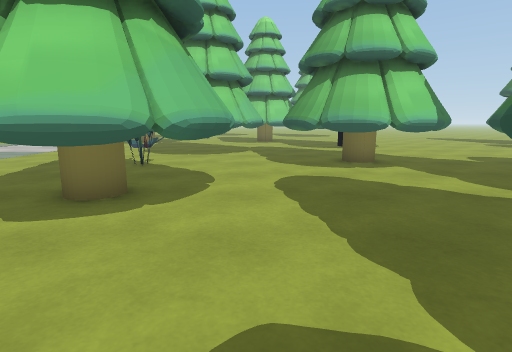
[1] (above)

24 first-person views from a walk through a scene from a Unity 3-D project. The camera is 1.2 m above the floor, tilts 10° down and sees 80° across. The floor is counted in squares, 1 m on a side. Each view is taken from the middle of a square. On the plan, view 1 faces up. The plan holds only what a view shows up to about 13 squares ahead; the rest is blank. The place goes on beyond the plan. The player is left out.

[2]
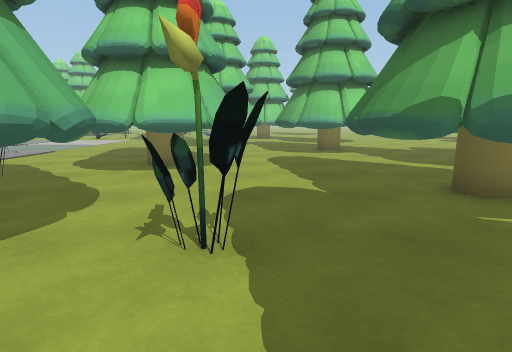

[3]
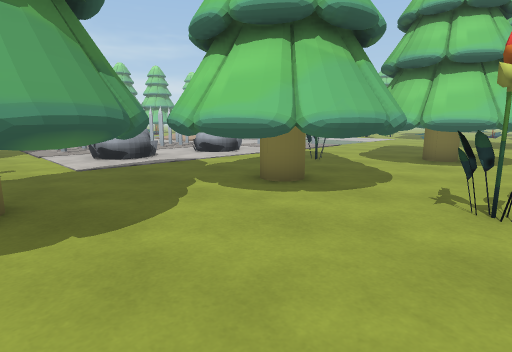

[4]
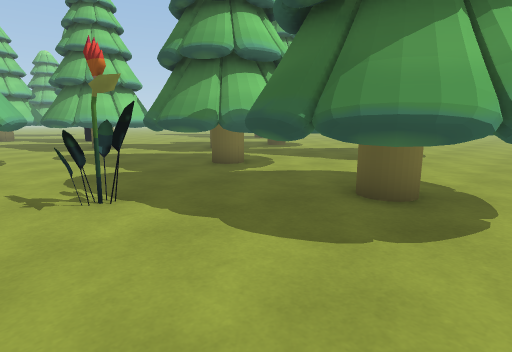

[5]
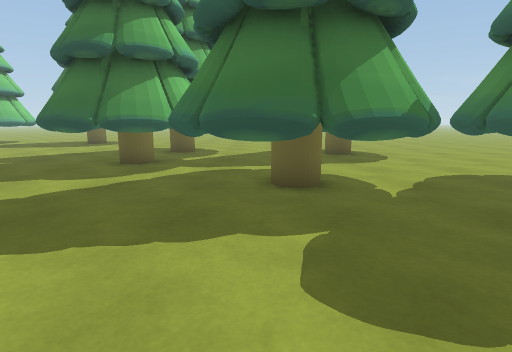

[6]
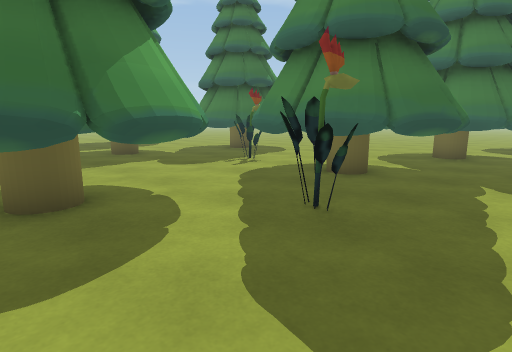

[7]
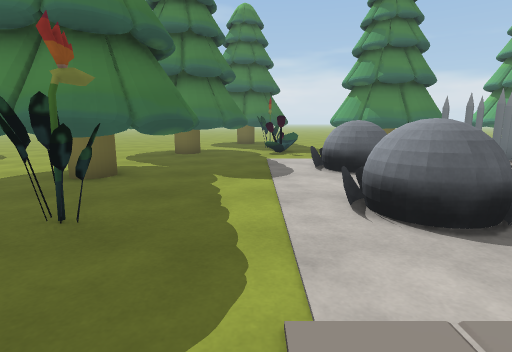

[8]
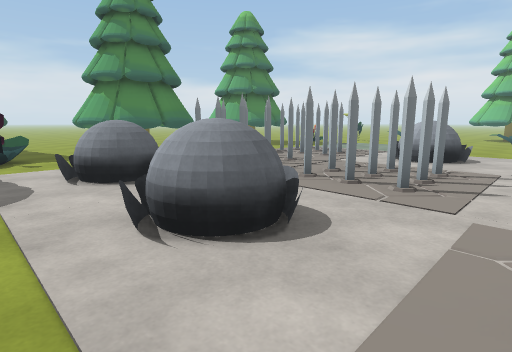

[9]
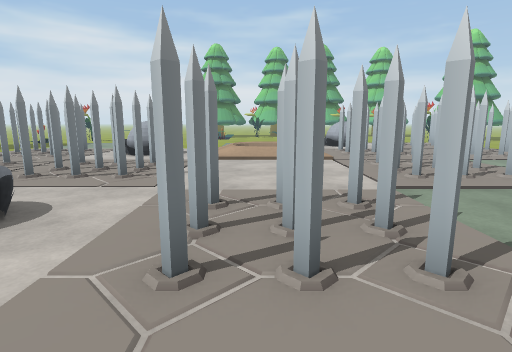

[10]
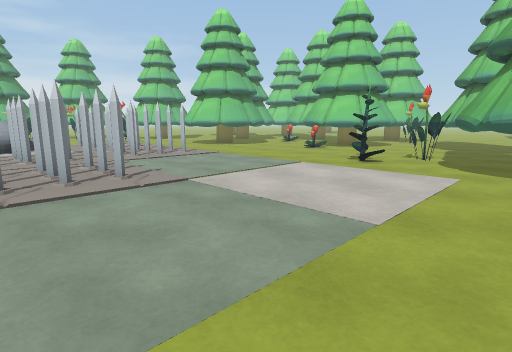

[11]
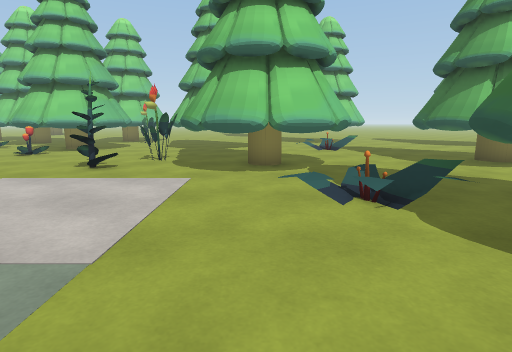

[12]
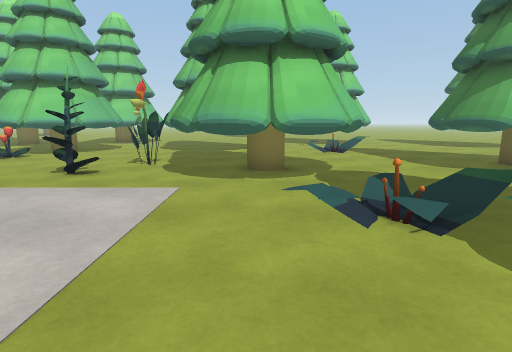

[13]
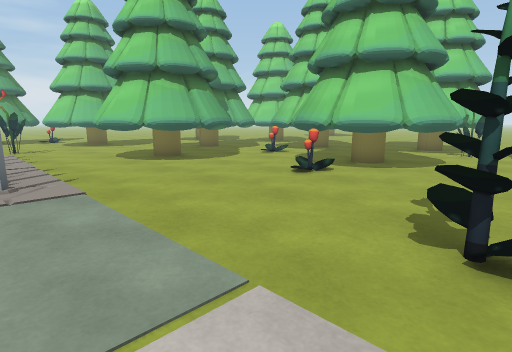

[14]
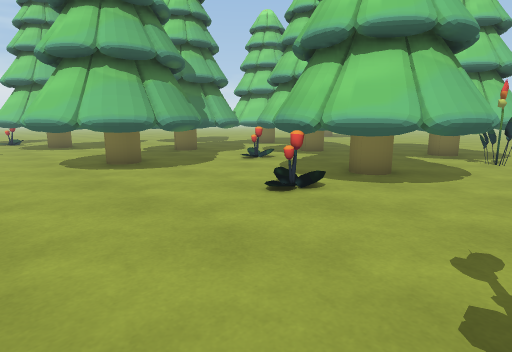

[15]
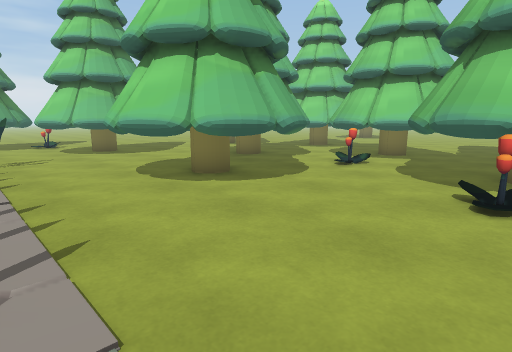

[16]
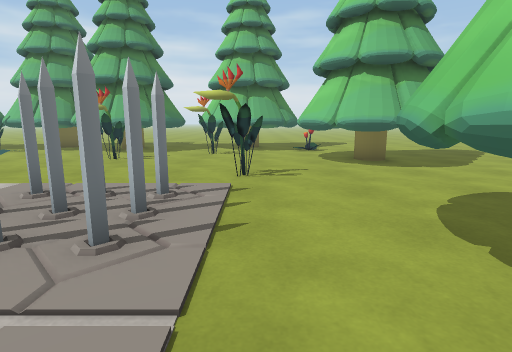

[17]
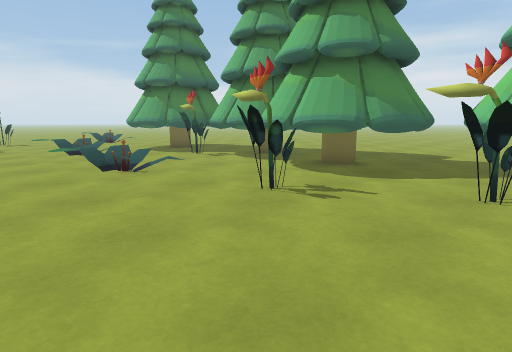

[18]
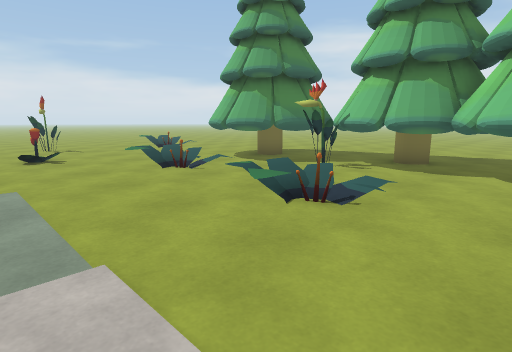

[19]
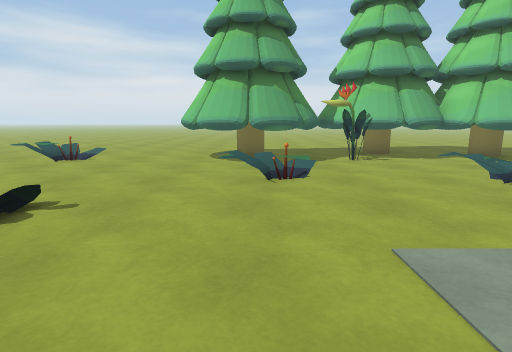

[20]
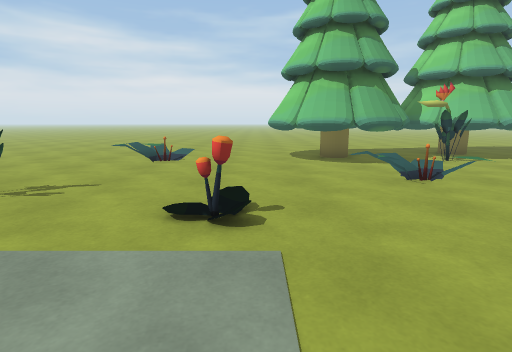

[21]
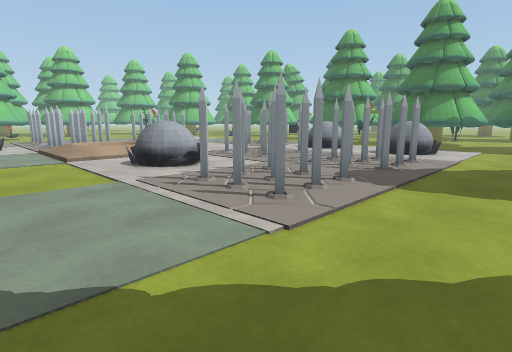

[22]
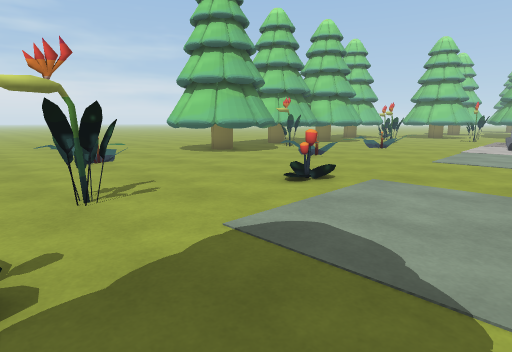

[23]
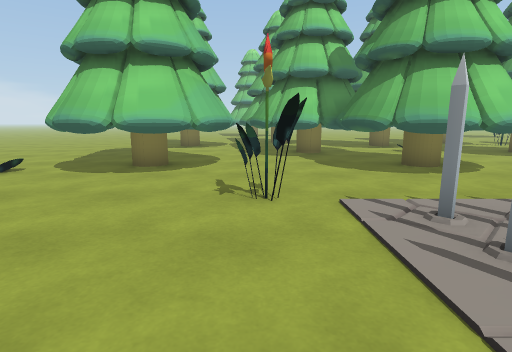

[24]
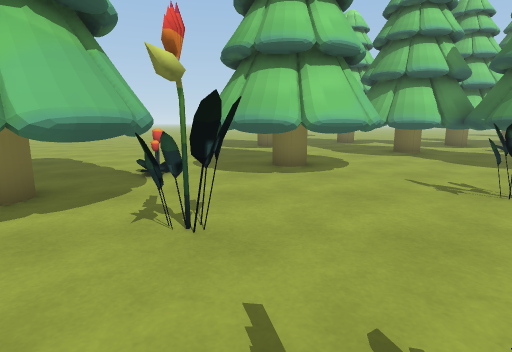

### Floor plan
Key: @ floor where view 1 was taken; # wall or solid block; . floor; T tree; F flower; S spikes; O other object.
Columns run from 35 left of view 1 to 13 right of it. Each row starts with its distance up from view 1.
 27               TTTT  ..O.
 26             TTTTTT  T ..
 25 .........TTTTT.F..TTTTT.
 24 .........TTTTT... TTTTT.##    FFF.....
 23 .....   .TTTT   ..TTTTT...   ..FF.....
 22 ....T TTT.TTTTTTT..FFT.............
 21 ....TTTTT..TTTTTT..........    ...TT
 20 ....TTTTT..TTTTTT........F      .TTT
 19   F.TTTTT...TTTT..........TTTTT .TTTT
 18   TT.TT......TT.........F.TTTTT...TT
 17  TTT.....F.................TTTT....
 16  TTT.......         . ..   .......
 15  TTTF......S    SS      .  ..FFF
 14    ........     SS         ..FF#
 13  TTTT......                ....#   #.    .....
 12  TTTT.F....                ....   ##.    ......
 11  TTTT.......OO  SS  SSS    .....  #. T   ......
 10  TTTT...... OO  SS  SSS    ..  .....TTT  ......
  9 TTTT..FF...                .....F...TTTTT......
  8  TTT..FFF..                .........TTTTT   ...
  7 TTTT...F...             SSS....T T ...TTTTTT
  6 TTTF.......             SSS...TTTTT ....TTT
  5 .TTF.......             SSS...TTTTT.....TTT TTT
  4 TTTTT.FF.......            ...TTTTT.....TTT TTT
  3  TTTT.FF....... OO  SS  OO ....TTT...TTT
  2  TTTT.......... OO  SS  OOO..F.......TTT  ..
  1  TTTT.......... OO  SS  OO ..TTTT....TTT  ..
  0 .........F.....            ..TTTTT.@.TTTTT.
 -1 .........F.     SSS SSS OO .TTTTTT.F..TT .. TT
 -2 ...F.......     SSS SSS OO ..TTTTT...TTT... T
 -3 ...FF......     SSS SSS    .. TTT...TTTTT..    ..
 -4 ...FF.......................TTTT....TTT  ........
 -5 ........F...................TTTTT...TT   ........
 -6 .............. .... TTTT ..FTTTTT. ..T    .....

Where each view was taken, in squares from view 1:
view 1: 0 up, 0 right, facing up
view 2: 4 down, 0 right, facing up
view 3: 6 down, 0 right, facing up-left
view 4: 6 down, 2 left, facing up-right
view 5: 2 up, 2 left, facing right
view 6: 6 up, 8 left, facing down-right
view 7: 6 up, 8 left, facing down
view 8: 5 up, 8 left, facing down-left
view 9: 6 up, 7 left, facing left
view 10: 9 up, 7 left, facing up-left
view 11: 10 up, 7 left, facing up
view 12: 11 up, 7 left, facing up
view 13: 15 up, 11 left, facing up-left
view 14: 17 up, 12 left, facing up-left
view 15: 16 up, 15 left, facing up-left
view 16: 17 up, 19 left, facing left
view 17: 16 up, 25 left, facing down-left
view 18: 11 up, 24 left, facing down-left
view 19: 3 up, 22 left, facing left
view 20: 0 up, 22 left, facing left
view 21: 6 down, 23 left, facing up-right
view 22: 6 down, 22 left, facing up-left
view 23: 12 up, 26 left, facing up
view 24: 12 up, 30 left, facing up
